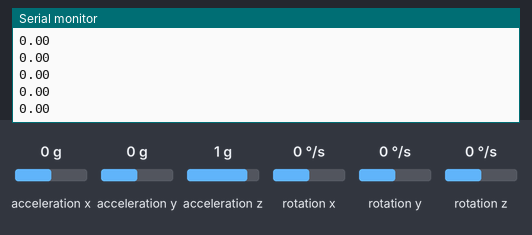
The sketch below on a simulated Arduino Uno, built with avr-gcc and run on an emulated ATmega328P. On the bench: the last lines printed to the serial monitor. The test bench sets the inputs (shaded band); at power-on: acceleration y 0 g, rotation x 0 °/s, acceleration x 0 g, acceleration z 1 g, rotation y 0 °/s, rotation z 0 °/s.

Above: at 1.2 s.
1.3 s: acceleration y set to -1.4 g
At 1.35 s:
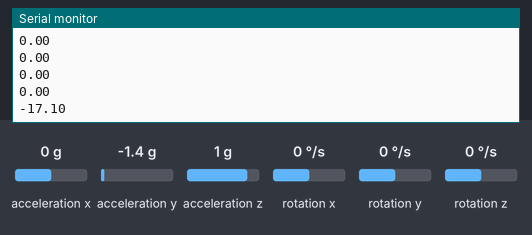
2.8 s: rotation x set to -192 °/s
At 2.83 s:
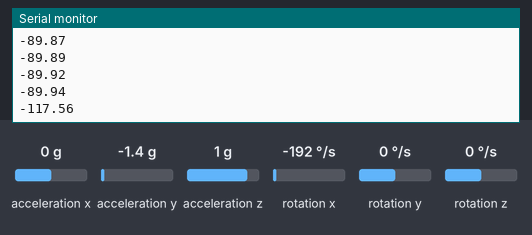
4.3 s: acceleration y set to 0 g
At 4.32 s:
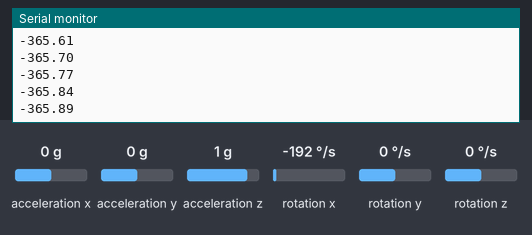
Timing chart, 0 to 7.3 s (numbered marks = the images above; inputs shaded):
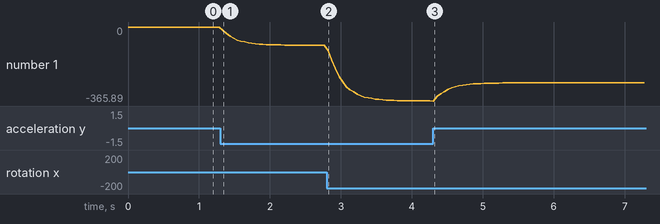

Measured:
- after the input at 1.3 s, the serial monitor: prints a new line at once (image 1)
- after the input at 2.8 s, the serial monitor: prints a new line at once (image 2)
- plotted number 1: 0 → -89.94 after the input at 1.3 s, -89.94 → -365.84 after the input at 2.8 s, -365.84 → -276.06 after the input at 4.3 s

The sketch:

X_Complementary_Filter.ino
```cpp
// (licence header left out)
#include "I2Cdev.h"
#include "MPU6050.h"

#define TO_DEG 57.29577951308232087679815481410517033f
#define T_OUT 20
#define P_OUT 50
#define FK 0.1

MPU6050 accelgyro;

float angle_ax, angle_gx, angle_cpl;
int dt = 0;
long int t_next, p_next;

float clamp(float v, float minv, float maxv)
{
    if (v > maxv)
        return maxv;

    else if(v < minv)
        return minv;

    return v;
}

void setup()
{
    Serial.begin(9600);

    accelgyro.initialize();
}

void loop()
{
    long int t = millis();

    if (t_next < t)
    {
        int16_t ax_raw, ay_raw, az_raw, gx_raw, gy_raw, gz_raw;
        float ay, gx;

        t_next = t + T_OUT;

        accelgyro.getMotion6(&ax_raw, &ay_raw, &az_raw, &gx_raw, &gy_raw, &gz_raw);

        gx = gx_raw / 16.4;
        ay = ay_raw / 4096.0;
        ay = clamp(ay, -1.0, 1.0);

        angle_ax = 90 - TO_DEG * acos(ay);
        angle_gx = angle_gx + gx * T_OUT / 1000.0;
        angle_gx = angle_gx * (1 - FK) + angle_ax * FK;
    }

    t = millis();

    if (p_next < t)
    {
        p_next = t + P_OUT;
        Serial.println(angle_gx);
    }
}
```

X_Complementary_Filter.cpp
```cpp
// (licence header left out)
#include "I2Cdev.h"
#include "MPU6050.h"

#define TO_DEG 57.29577951308232087679815481410517033f
#define T_OUT 20
#define P_OUT 50
#define FK 0.1

MPU6050 accelgyro;

float angle_ax, angle_gx, angle_cpl;
int dt = 0;
long int t_next, p_next;

float clamp(float v, float minv, float maxv)
{
    if (v > maxv)
        return maxv;

    else if(v < minv)
        return minv;

    return v;
}

void setup()
{
    Serial.begin(9600);

    accelgyro.initialize();
}

void loop()
{
    long int t = millis();

    if (t_next < t)
    {
        int16_t ax_raw, ay_raw, az_raw, gx_raw, gy_raw, gz_raw;
        float ay, gx;

        t_next = t + T_OUT;

        accelgyro.getMotion6(&ax_raw, &ay_raw, &az_raw, &gx_raw, &gy_raw, &gz_raw);

        gx = gx_raw / 16.4;
        ay = ay_raw / 4096.0;
        ay = clamp(ay, -1.0, 1.0);

        angle_ax = 90 - TO_DEG * acos(ay);
        angle_gx = angle_gx + gx * T_OUT / 1000.0;
        angle_gx = angle_gx * (1 - FK) + angle_ax * FK;
    }

    t = millis();

    if (p_next < t)
    {
        p_next = t + P_OUT;
        Serial.println(angle_gx);
    }
}
```
